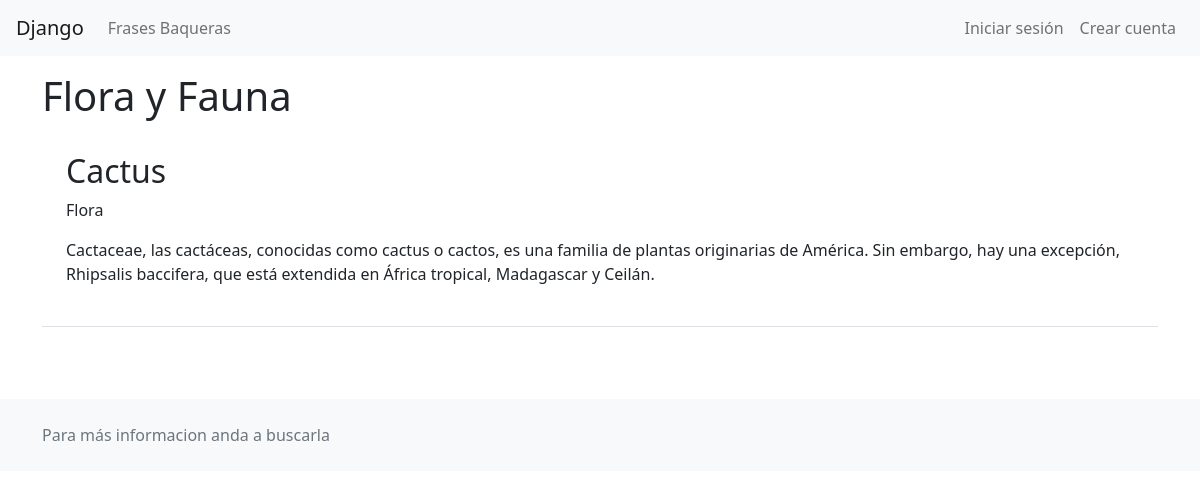
/florafauna/, run on the app's committed database.
### base/models.py (models this page shows, shortened)
class FloraFauna(models.Model):
    name= models.CharField(max_length=100)
    description = models.TextField()
    tipo= models.CharField(max_length=100)
    update = models.DateTimeField(auto_now=True)
    created = models.DateTimeField(auto_now_add=True)

### base/views.py (the view)
# urls.py: path('florafauna/', views.florafaunaPage),
def florafaunaPage(request):
    posts = FloraFauna.objects.all()
    return render(request, 'flofau.html', {'posts': posts})

### templates/flofau.html
{% extends "layouts/main.html" %}
{% block content %}
<h1>Flora y Fauna</h1>
{% for p in posts %}
    <div class="p-4 border-bottom">
    <h2>{{p.name}}</h2>
    <p> {{p.tipo}} </p>
    <p> {{p.description}} </p>
    </div>
{% endfor %}
{% endblock %}

### static/style/estilo.css (style rules this page uses)
* { margin: 0; padding: 0; }

### data on the page
FloraFauna: name "Cactus", tipo "Flora", description "Cactaceae, las cactáceas, conocidas como cactus o cactos, es una familia de plantas originarias de América. Sin embargo, hay una excepción, Rhipsalis baccifera, que está extendida en África tropical, Madagascar y Ceilán."
